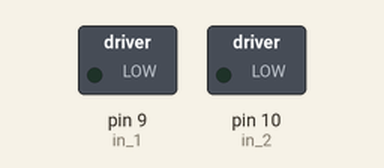
Simulated run of this sketch. Board: Arduino Uno, built with avr-gcc and run on an emulated ATmega328P. Shown: switched loads named in the sketch (green lamp = pin HIGH). What the sketch prints to the serial monitor is not drawn.

Above: at 0.15 s.
At 11.61 s:
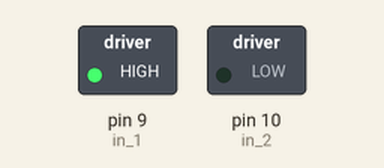
At 20.4 s:
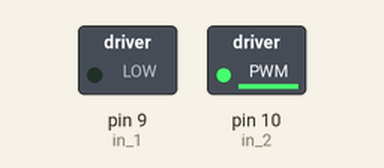
At 38.1 s:
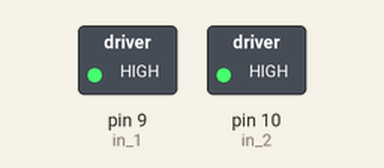
Timing chart, 0 to 40.0 s (numbered marks = the images above):
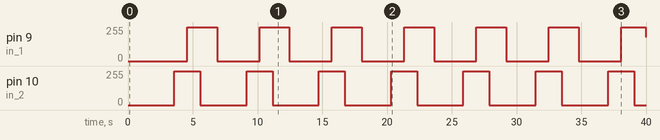

Measured:
- by itself, pin 9 (in_1): 0/255 → 255/255 at 4.6 s, → 0/255 2.3 s later, → 255/255 3.3 s later, → 0/255 2.3 s later, … (14 changes in this stretch)
- by itself, pin 10 (in_2): repeats every 5.6 s: 255/255 1.0 s, 0/255 3.6 s, 254/255 1.0 s

The sketch:

Arduino_L298N.ino
```cpp
#include "Arduino_L298N.h"

const int in_1=9, in_2=10;

L298N motor(in_1, in_2);

void setup() {
  Serial.begin(115200);
}

void loop() {
  int i;
  for(i=0; i<255; i++) {
    motor.motorGo(i);
    delay(5);
    Serial.println(String(motor.getCurrentSpeed()));
  }
  motor.motorStop();
  delay(1000);
  for(i=0; i>-255; i--) {
    motor.motorGo(i);
    delay(5);
  }
  delay(1000);
  motor.motorBreak();
  delay(1000);
}
```

Arduino_L298N.h
```cpp
/*
  Questo sketch funzionerà SOLO con le schede Arduino
  (UNO R3/R4, MEGA, Leonardo ecc.)
*/

class L298N {
  public:
    //attributi
    //pin del motore
    int in_1, in_2, speed;

    //metodo costruttore
    L298N(int in_1, int in_2) {
      this->in_1 = in_1;
      this->in_2 = in_2;
      this->speed = 0;
    }

    //metodi get/set
    int getCurrentSpeed() {
      return this->speed;
    }

    //metodi della funzione
    void motorGo(int speed) {
      if(speed > 0) {
        analogWrite(in_1, speed);
        analogWrite(in_2, 0);
      } else if(speed < 0) {
        analogWrite(in_1, 0);
        analogWrite(in_2, -speed);
      } else {
        analogWrite(in_1, 0);
        analogWrite(in_2, 0);
      }
    }

    void invertDirection() {
      this->speed = -this->speed;
    }

    void motorStop() {
      this->speed = 0;
      motorGo(this->speed);
    }

    void motorBreak() {
      analogWrite(in_1, 255);
      analogWrite(in_2, 255);
    }
};
```
